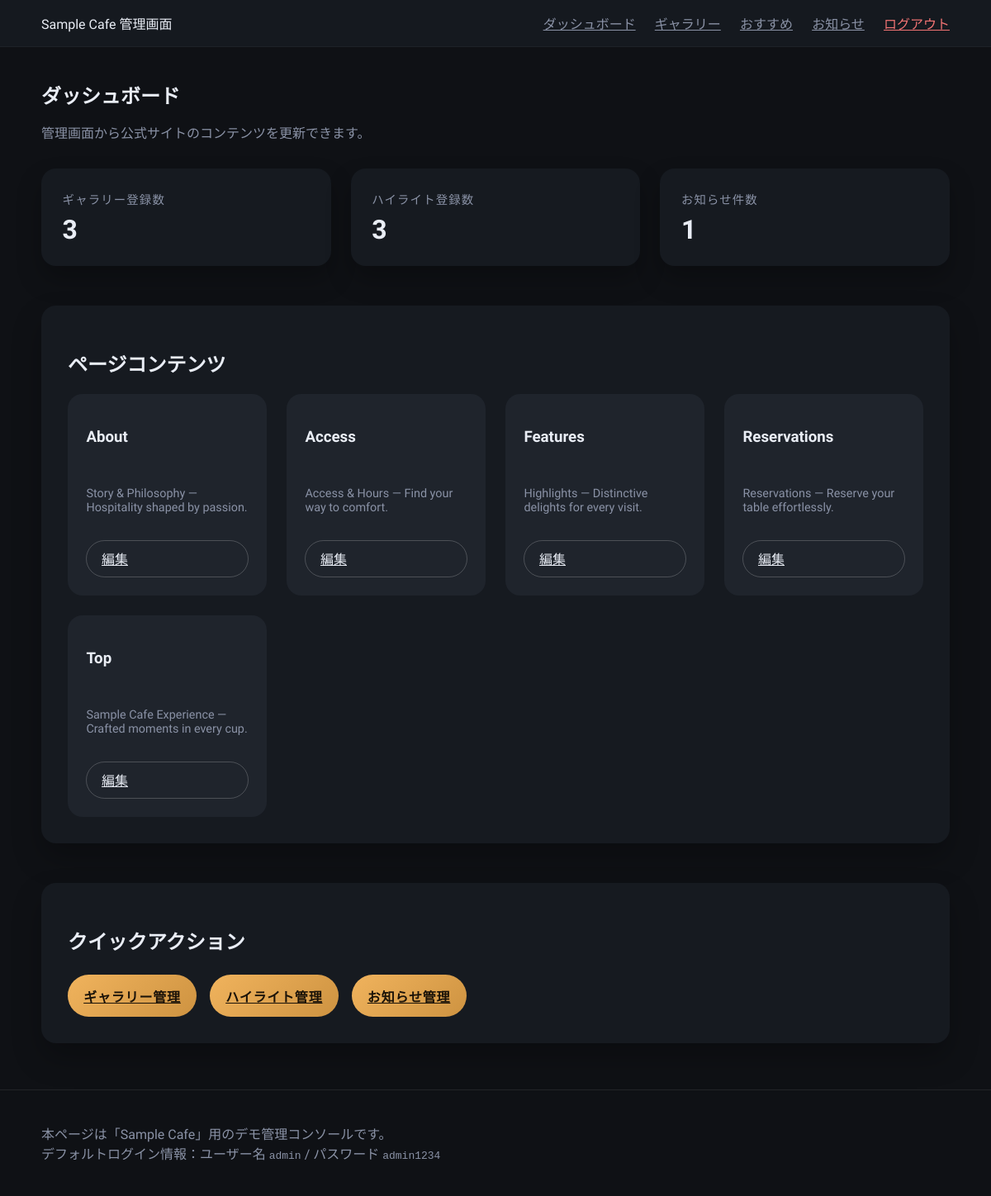
The page /admin (signed in) on the database as committed earlier.
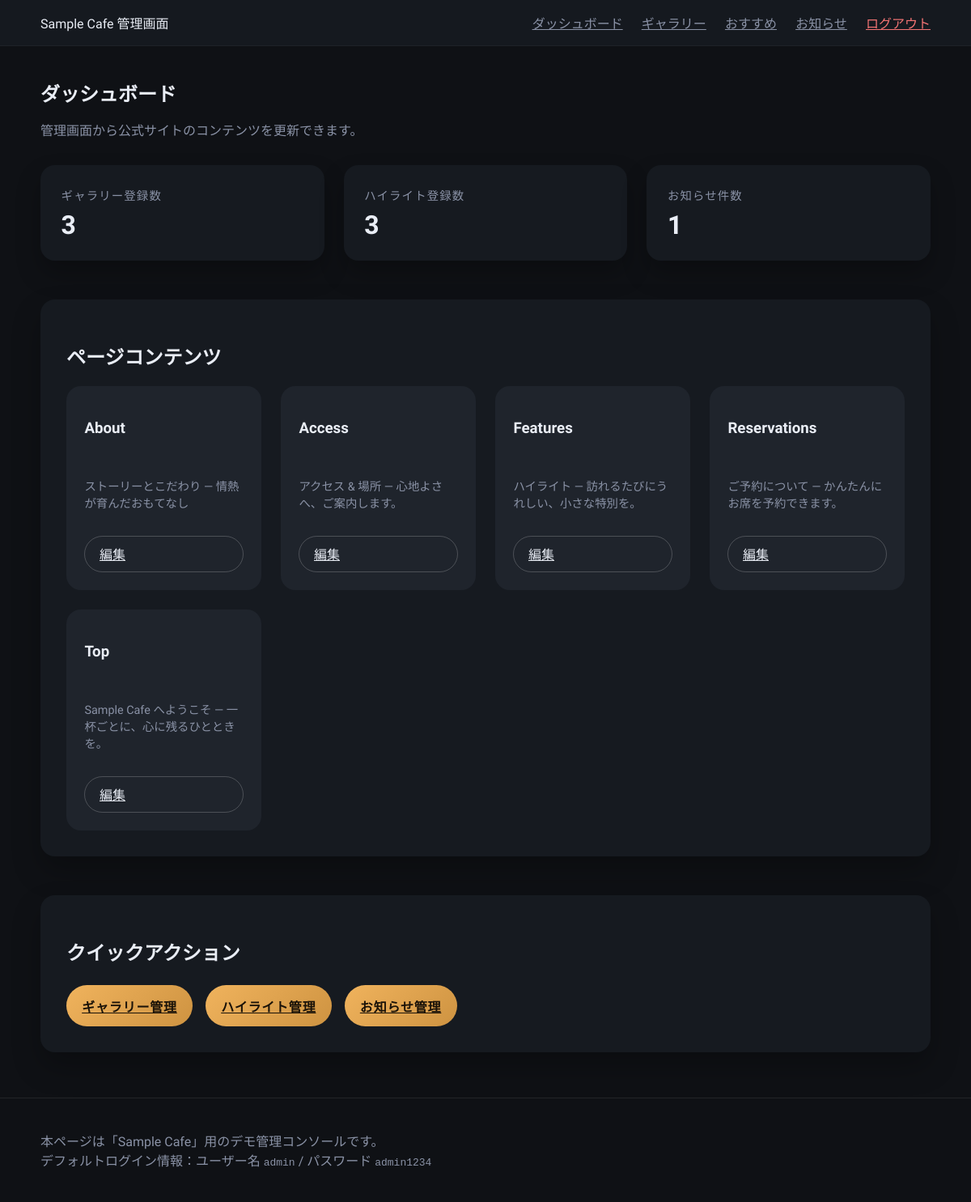
The same page on the database as committed later.
### tables this page shows
CREATE TABLE site_content (
            id INTEGER PRIMARY KEY AUTOINCREMENT,
            section TEXT UNIQUE NOT NULL,
            title TEXT,
            subtitle TEXT,
            body TEXT,
            highlight TEXT,
            image TEXT,
            extra_info TEXT
        );

### app.py (the view)
    @login_required
    def dashboard():
        contents = fetch_all_content()
        stats = {
            "gallery_count": len(fetch_gallery()),
            "feature_count": len(fetch_features()),
            "announcement_count": len(fetch_announcements()),
        }
        return render_template(
            "admin/dashboard.html", contents=contents, stats=stats
        )

### app.py (called while the page is built)
def get_db_connection():
    conn = sqlite3.connect(DATABASE_PATH)
    conn.row_factory = sqlite3.Row
    return conn

def fetch_all_content():
    conn = get_db_connection()
    rows = conn.execute("SELECT * FROM site_content ORDER BY section").fetchall()
    conn.close()
    return rows

def fetch_gallery(limit: int | None = None):
    conn = get_db_connection()
    query = "SELECT * FROM gallery_images ORDER BY display_order, created_at DESC"
    if limit:
        query += " LIMIT ?"
        images = conn.execute(query, (limit,)).fetchall()
    else:
        images = conn.execute(query).fetchall()
    conn.close()
    return images

def fetch_features():
    conn = get_db_connection()
    features = conn.execute("SELECT * FROM features ORDER BY id").fetchall()
    conn.close()
    return features

def fetch_announcements():
    conn = get_db_connection()
    announcements = conn.execute(
        "SELECT * FROM announcements ORDER BY datetime(published_at) DESC"
    ).fetchall()
    conn.close()
    return announcements

### templates/admin/dashboard.html (shortened to what this page needs)
{% extends 'admin/base.html' %}
{% block content %}
<section class="dashboard">
    <header class="dashboard-header">
        <h1>ダッシュボード</h1>
        <p>管理画面から公式サイトのコンテンツを更新できます。</p>
    </header>
    <div class="stats-grid">
        <div class="stat-card">
            <span class="label">ギャラリー登録数</span>
            <span class="value">{{ stats['gallery_count'] }}</span>
        </div>
        <div class="stat-card">
            <span class="label">ハイライト登録数</span>
            <span class="value">{{ stats['feature_count'] }}</span>
        </div>
        <div class="stat-card">
            <span class="label">お知らせ件数</span>
            <span class="value">{{ stats['announcement_count'] }}</span>
        </div>
    </div>
    <section class="content-section">
        <h2>ページコンテンツ</h2>
        <div class="content-grid">
            {% for item in contents %}
            <article class="content-card">
                <h3>{{ item['section'].title() }}</h3>
                <p class="content-summary">{{ item['title'] }} — {{ item['subtitle'] }}</p>
                <a href="{{ url_for('admin.edit_content', section=item['section']) }}" class="btn-outline">編集</a>
            </article>
            {% endfor %}
        </div>
    </section>
    <section class="content-section">
        <h2>クイックアクション</h2>
        <div class="quick-actions">
            <a href="{{ url_for('admin.manage_gallery') }}" class="btn-primary">ギャラリー管理</a>
            <a href="{{ url_for('admin.manage_features') }}" class="btn-primary">ハイライト管理</a>
            <a href="{{ url_for('admin.manage_announcements') }}" class="btn-primary">お知らせ管理</a>
        </div>
    </section>
</section>
{% endblock %}

Rows that differ between the two databases and show on the page:
changed site_content "About": title "Story & Philosophy" → "ストーリーとこだわり"; subtitle "Hospitality shaped by passion." → "情熱が育んだおもてなし"
changed site_content "Access": title "Access & Hours" → "アクセス & 場所"; subtitle "Find your way to comfort." → "心地よさへ、ご案内します。"
changed site_content "Features": title "Highlights" → "ハイライト"; subtitle "Distinctive delights for every visit." → "訪れるたびにうれしい、小さな特別を。"
changed site_content "Reservations": title "Reservations" → "ご予約について"; subtitle "Reserve your table effortlessly." → "かんたんにお席を予約できます。"
changed site_content "Top": title "Sample Cafe Experience" → "Sample Cafe へようこそ"; subtitle "Crafted moments in every cup." → "一杯ごとに、心に残るひとときを。"
